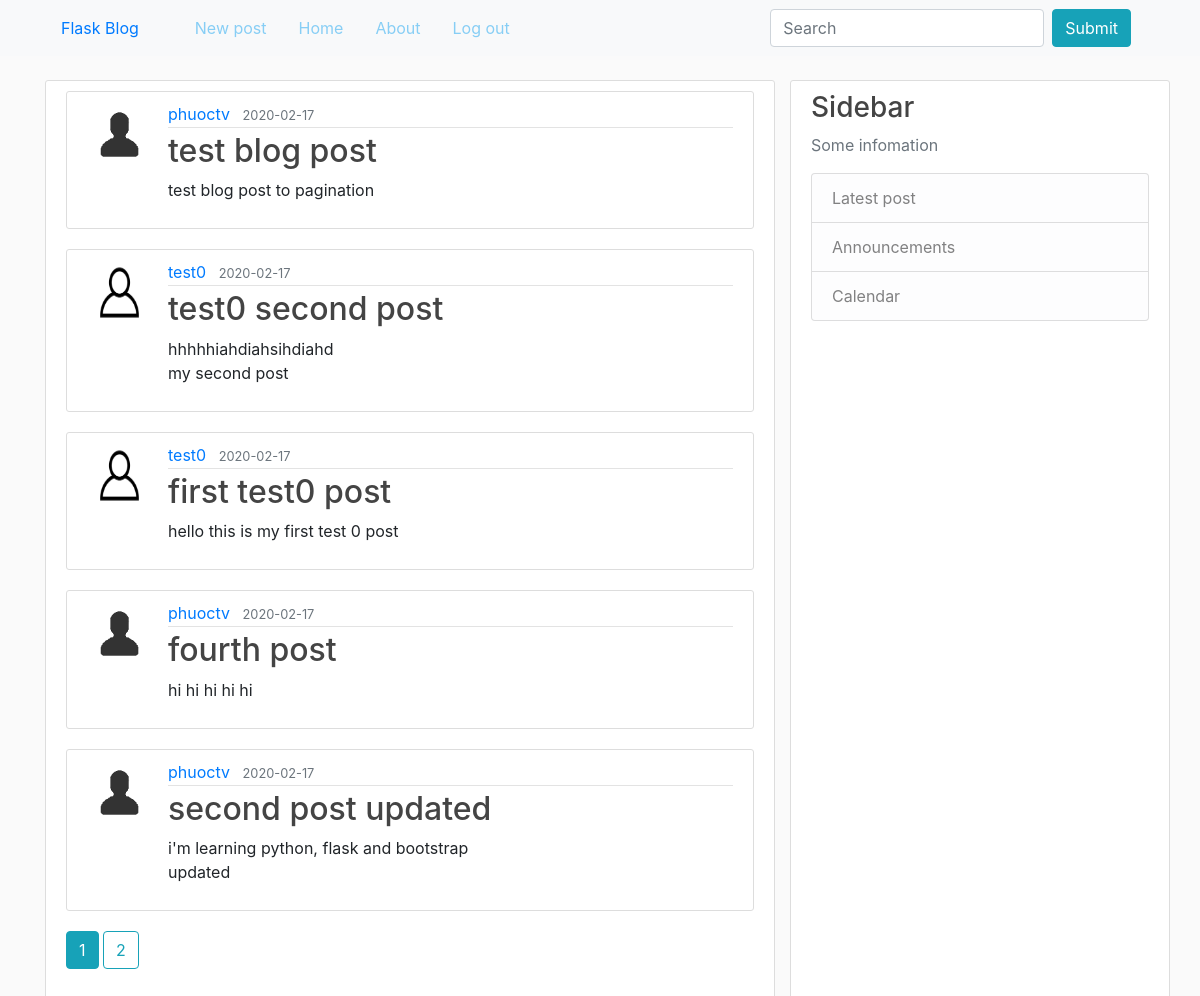
The page /home (signed in) on the database as committed earlier.
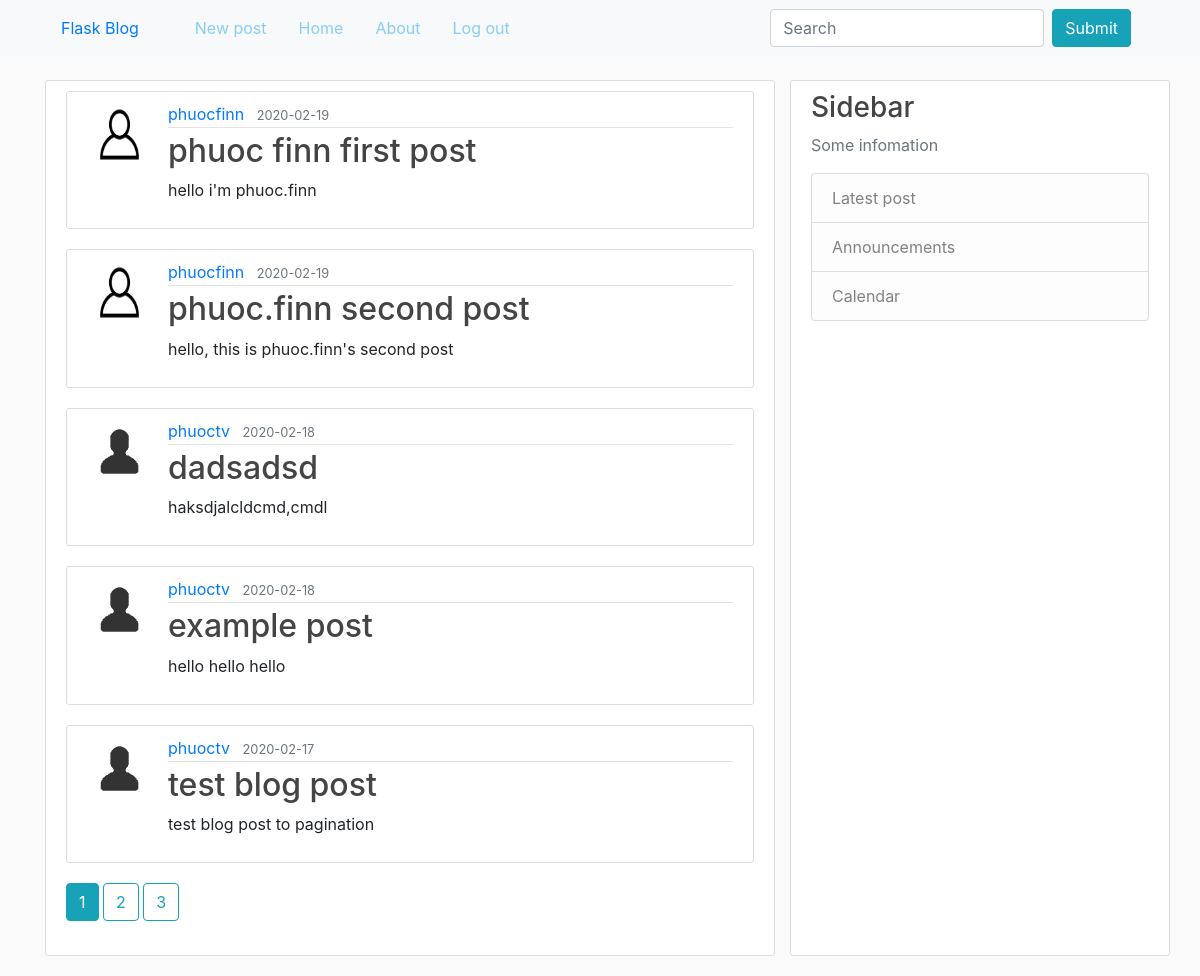
The same page on the database as committed later.
### blog/models.py (models this page shows, shortened)
class Post(db.Model):
    id = db.Column(db.Integer, primary_key=True)
    title = db.Column(db.String(100), nullable=False)
    date_posted = db.Column(db.DateTime, nullable=False,
                            default=datetime.datetime.utcnow())
    content = db.Column(db.Text, nullable=False)
    user_id = db.Column(db.Integer, db.ForeignKey('user.id'), nullable=False)

class User(db.Model, UserMixin):
    id = db.Column(db.Integer, primary_key=True)
    username = db.Column(db.String(20), unique=True, nullable=False)
    email = db.Column(db.String(120), unique=True, nullable=False)
    picture = db.Column(db.String(20), nullable=False, default='default.jpg')
    password = db.Column(db.String(60), nullable=False)
    posts = db.relationship('Post', backref='author', lazy=True)

### blog/main/routes.py (the view)
@main.route('/home')
@login_required
def home():
    page = request.args.get('page', 1, type=int)
    posts = Post.query.order_by(
        Post.date_posted.desc()).paginate(page=page, per_page=5)
    return render_template('home.html', posts=posts, title='Home')

### blog/models.py (called while the page is built)
@login_manger.user_loader
def load_user(user_id):
    return User.query.get(int(user_id))

### blog/templates/home.html (shortened to what this page needs)
{% extends 'layout.html' %}
{% block content %}
    <div class="content">
        {% for post in posts.items %}
            <article class="media content">
                <img src="{{ url_for('static', filename='pictures/' + post.author.picture) }}" alt="{{ post.author.username }}" class="rounded-circel article-img">
                <div class="media-body">
                    <div class="article-metadata">
                        <a href="{{ url_for('users.user_posts', username=post.author.username) }}" class="mr-2">{{ post.author.username }}</a>
                        <small class="text-muted">{{ post.date_posted.strftime('%Y-%m-%d') }}</small>
                    </div>
                    <h2><a href="{{ url_for('posts.post', post_id=post.id) }}" class="article-title">{{ post.title }}</a></h2>
                    <p class="article-content">{{ post.content }}</p>
                </div>
            </article>
        {% endfor %}
        {% for page_num in posts.iter_pages(left_edge=1, right_edge=1, left_current=1, right_current=2) %}
            {% if page_num %}
                {% if posts.page == page_num %}
                    <a href="{{ url_for('main.home', page=page_num) }}" class="btn btn-info mb-4">{{ page_num }}</a>
                {% else %}
                    <a href="{{ url_for('main.home', page=page_num) }}" class="btn btn-outline-info mb-4">{{ page_num }}</a>
                {% endif %}
            {% else %}
                ...
            {% endif %}
        {% endfor %}
    </div>
{% endblock content %}

Rows that differ between the two databases and show on the page:
no longer on this page (row unchanged): Post: picture (placeholder picture), author.username "test0", date_posted "2020-02-17", title "test0 second post", content "hhhhhiahdiahsihdiahd my second post"
no longer on this page (row unchanged): Post: picture (placeholder picture), author.username "test0", date_posted "2020-02-17", title "first test0 post", content "hello this is my first test 0 post"
no longer on this page (row unchanged): Post: picture (picture), author.username "phuoctv", date_posted "2020-02-17", title "fourth post", content "hi hi hi hi hi"
no longer on this page (row unchanged): Post: picture (picture), author.username "phuoctv", date_posted "2020-02-17", title "second post updated", content "i'm learning python, flask and bootstrap updated"
added Post: picture (placeholder picture), author.username "phuocfinn", date_posted "2020-02-19", title "phuoc finn first post", content "hello i'm phuoc.finn"
added Post: picture (placeholder picture), author.username "phuocfinn", date_posted "2020-02-19", title "phuoc.finn second post", content "hello, this is phuoc.finn's second post"
added Post: picture (picture), author.username "phuoctv", date_posted "2020-02-18", title "dadsadsd", content "haksdjalcldcmd,cmdl"
added Post: picture (picture), author.username "phuoctv", date_posted "2020-02-18", title "example post", content "hello hello hello"
Other text that changed with them:
new list line: "3"
